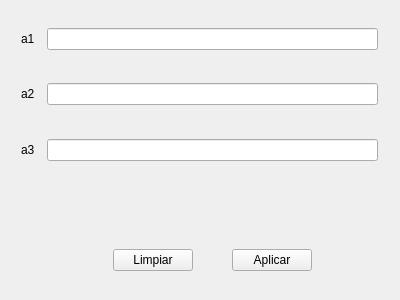
<?xml version="1.0" encoding="UTF-8"?>
<ui version="4.0">
 <class>InitValues</class>
 <widget class="QWidget" name="InitValues">
  <property name="geometry">
   <rect>
    <x>0</x>
    <y>0</y>
    <width>400</width>
    <height>300</height>
   </rect>
  </property>
  <property name="windowTitle">
   <string>Valores Iniciales</string>
  </property>
  <widget class="QWidget" name="verticalLayoutWidget">
   <property name="geometry">
    <rect>
     <x>290</x>
     <y>50</y>
     <width>401</width>
     <height>301</height>
    </rect>
   </property>
   <layout class="QVBoxLayout" name="verticalLayout"/>
  </widget>
  <widget class="QWidget" name="gridLayoutWidget">
   <property name="geometry">
    <rect>
     <x>0</x>
     <y>0</y>
     <width>399</width>
     <height>299</height>
    </rect>
   </property>
   <layout class="QGridLayout" name="gridLayout">
    <item row="3" column="10">
     <spacer name="horizontalSpacer_13">
      <property name="orientation">
       <enum>Qt::Horizontal</enum>
      </property>
      <property name="sizeHint" stdset="0">
       <size>
        <width>40</width>
        <height>20</height>
       </size>
      </property>
     </spacer>
    </item>
    <item row="4" column="0">
     <spacer name="horizontalSpacer_7">
      <property name="orientation">
       <enum>Qt::Horizontal</enum>
      </property>
      <property name="sizeHint" stdset="0">
       <size>
        <width>40</width>
        <height>20</height>
       </size>
      </property>
     </spacer>
    </item>
    <item row="1" column="2">
     <spacer name="horizontalSpacer_20">
      <property name="orientation">
       <enum>Qt::Horizontal</enum>
      </property>
      <property name="sizeHint" stdset="0">
       <size>
        <width>40</width>
        <height>20</height>
       </size>
      </property>
     </spacer>
    </item>
    <item row="4" column="1">
     <spacer name="horizontalSpacer_11">
      <property name="orientation">
       <enum>Qt::Horizontal</enum>
      </property>
      <property name="sizeHint" stdset="0">
       <size>
        <width>40</width>
        <height>20</height>
       </size>
      </property>
     </spacer>
    </item>
    <item row="4" column="10">
     <spacer name="horizontalSpacer_12">
      <property name="orientation">
       <enum>Qt::Horizontal</enum>
      </property>
      <property name="sizeHint" stdset="0">
       <size>
        <width>40</width>
        <height>20</height>
       </size>
      </property>
     </spacer>
    </item>
    <item row="4" column="5">
     <spacer name="horizontalSpacer_8">
      <property name="orientation">
       <enum>Qt::Horizontal</enum>
      </property>
      <property name="sizeHint" stdset="0">
       <size>
        <width>40</width>
        <height>20</height>
       </size>
      </property>
     </spacer>
    </item>
    <item row="0" column="6">
     <spacer name="verticalSpacer_2">
      <property name="orientation">
       <enum>Qt::Vertical</enum>
      </property>
      <property name="sizeHint" stdset="0">
       <size>
        <width>20</width>
        <height>40</height>
       </size>
      </property>
     </spacer>
    </item>
    <item row="7" column="6">
     <spacer name="verticalSpacer">
      <property name="orientation">
       <enum>Qt::Vertical</enum>
      </property>
      <property name="sizeHint" stdset="0">
       <size>
        <width>20</width>
        <height>40</height>
       </size>
      </property>
     </spacer>
    </item>
    <item row="1" column="6">
     <widget class="QLineEdit" name="lineEdit"/>
    </item>
    <item row="8" column="0">
     <spacer name="horizontalSpacer_9">
      <property name="orientation">
       <enum>Qt::Horizontal</enum>
      </property>
      <property name="sizeHint" stdset="0">
       <size>
        <width>40</width>
        <height>20</height>
       </size>
      </property>
     </spacer>
    </item>
    <item row="6" column="4">
     <widget class="QLabel" name="label_3">
      <property name="text">
       <string>a3</string>
      </property>
     </widget>
    </item>
    <item row="3" column="6">
     <spacer name="verticalSpacer_3">
      <property name="orientation">
       <enum>Qt::Vertical</enum>
      </property>
      <property name="sizeHint" stdset="0">
       <size>
        <width>20</width>
        <height>40</height>
       </size>
      </property>
     </spacer>
    </item>
    <item row="10" column="6">
     <layout class="QHBoxLayout" name="horizontalLayout">
      <item>
       <spacer name="horizontalSpacer_2">
        <property name="orientation">
         <enum>Qt::Horizontal</enum>
        </property>
        <property name="sizeHint" stdset="0">
         <size>
          <width>40</width>
          <height>20</height>
         </size>
        </property>
       </spacer>
      </item>
      <item>
       <spacer name="horizontalSpacer_4">
        <property name="orientation">
         <enum>Qt::Horizontal</enum>
        </property>
        <property name="sizeHint" stdset="0">
         <size>
          <width>40</width>
          <height>20</height>
         </size>
        </property>
       </spacer>
      </item>
      <item>
       <widget class="QPushButton" name="ButtonLimpiar">
        <property name="text">
         <string>Limpiar</string>
        </property>
       </widget>
      </item>
      <item>
       <spacer name="horizontalSpacer">
        <property name="orientation">
         <enum>Qt::Horizontal</enum>
        </property>
        <property name="sizeHint" stdset="0">
         <size>
          <width>40</width>
          <height>20</height>
         </size>
        </property>
       </spacer>
      </item>
      <item>
       <widget class="QPushButton" name="ButtonAplicar">
        <property name="text">
         <string>Aplicar</string>
        </property>
       </widget>
      </item>
      <item>
       <spacer name="horizontalSpacer_5">
        <property name="orientation">
         <enum>Qt::Horizontal</enum>
        </property>
        <property name="sizeHint" stdset="0">
         <size>
          <width>40</width>
          <height>20</height>
         </size>
        </property>
       </spacer>
      </item>
      <item>
       <spacer name="horizontalSpacer_3">
        <property name="orientation">
         <enum>Qt::Horizontal</enum>
        </property>
        <property name="sizeHint" stdset="0">
         <size>
          <width>40</width>
          <height>20</height>
         </size>
        </property>
       </spacer>
      </item>
     </layout>
    </item>
    <item row="1" column="10">
     <spacer name="horizontalSpacer_10">
      <property name="orientation">
       <enum>Qt::Horizontal</enum>
      </property>
      <property name="sizeHint" stdset="0">
       <size>
        <width>40</width>
        <height>20</height>
       </size>
      </property>
     </spacer>
    </item>
    <item row="1" column="1">
     <spacer name="horizontalSpacer_19">
      <property name="orientation">
       <enum>Qt::Horizontal</enum>
      </property>
      <property name="sizeHint" stdset="0">
       <size>
        <width>40</width>
        <height>20</height>
       </size>
      </property>
     </spacer>
    </item>
    <item row="1" column="7">
     <spacer name="horizontalSpacer_16">
      <property name="orientation">
       <enum>Qt::Horizontal</enum>
      </property>
      <property name="sizeHint" stdset="0">
       <size>
        <width>40</width>
        <height>20</height>
       </size>
      </property>
     </spacer>
    </item>
    <item row="1" column="9">
     <spacer name="horizontalSpacer_17">
      <property name="orientation">
       <enum>Qt::Horizontal</enum>
      </property>
      <property name="sizeHint" stdset="0">
       <size>
        <width>40</width>
        <height>20</height>
       </size>
      </property>
     </spacer>
    </item>
    <item row="11" column="6">
     <spacer name="verticalSpacer_7">
      <property name="orientation">
       <enum>Qt::Vertical</enum>
      </property>
      <property name="sizeHint" stdset="0">
       <size>
        <width>20</width>
        <height>40</height>
       </size>
      </property>
     </spacer>
    </item>
    <item row="1" column="8">
     <spacer name="horizontalSpacer_18">
      <property name="orientation">
       <enum>Qt::Horizontal</enum>
      </property>
      <property name="sizeHint" stdset="0">
       <size>
        <width>40</width>
        <height>20</height>
       </size>
      </property>
     </spacer>
    </item>
    <item row="3" column="5">
     <spacer name="horizontalSpacer_14">
      <property name="orientation">
       <enum>Qt::Horizontal</enum>
      </property>
      <property name="sizeHint" stdset="0">
       <size>
        <width>40</width>
        <height>20</height>
       </size>
      </property>
     </spacer>
    </item>
    <item row="6" column="6">
     <widget class="QLineEdit" name="lineEdit_3"/>
    </item>
    <item row="1" column="4">
     <widget class="QLabel" name="label">
      <property name="text">
       <string>a1</string>
      </property>
     </widget>
    </item>
    <item row="4" column="4">
     <widget class="QLabel" name="label_2">
      <property name="text">
       <string>a2</string>
      </property>
     </widget>
    </item>
    <item row="5" column="6">
     <spacer name="verticalSpacer_4">
      <property name="orientation">
       <enum>Qt::Vertical</enum>
      </property>
      <property name="sizeHint" stdset="0">
       <size>
        <width>20</width>
        <height>40</height>
       </size>
      </property>
     </spacer>
    </item>
    <item row="4" column="6">
     <widget class="QLineEdit" name="lineEdit_2"/>
    </item>
    <item row="9" column="6">
     <spacer name="verticalSpacer_6">
      <property name="orientation">
       <enum>Qt::Vertical</enum>
      </property>
      <property name="sizeHint" stdset="0">
       <size>
        <width>20</width>
        <height>40</height>
       </size>
      </property>
     </spacer>
    </item>
    <item row="8" column="6">
     <spacer name="verticalSpacer_5">
      <property name="orientation">
       <enum>Qt::Vertical</enum>
      </property>
      <property name="sizeHint" stdset="0">
       <size>
        <width>20</width>
        <height>40</height>
       </size>
      </property>
     </spacer>
    </item>
    <item row="1" column="5">
     <spacer name="horizontalSpacer_15">
      <property name="orientation">
       <enum>Qt::Horizontal</enum>
      </property>
      <property name="sizeHint" stdset="0">
       <size>
        <width>40</width>
        <height>20</height>
       </size>
      </property>
     </spacer>
    </item>
    <item row="5" column="10">
     <spacer name="horizontalSpacer_6">
      <property name="orientation">
       <enum>Qt::Horizontal</enum>
      </property>
      <property name="sizeHint" stdset="0">
       <size>
        <width>40</width>
        <height>20</height>
       </size>
      </property>
     </spacer>
    </item>
    <item row="1" column="3">
     <spacer name="horizontalSpacer_21">
      <property name="orientation">
       <enum>Qt::Horizontal</enum>
      </property>
      <property name="sizeHint" stdset="0">
       <size>
        <width>40</width>
        <height>20</height>
       </size>
      </property>
     </spacer>
    </item>
   </layout>
  </widget>
 </widget>
 <resources/>
 <connections/>
</ui>
